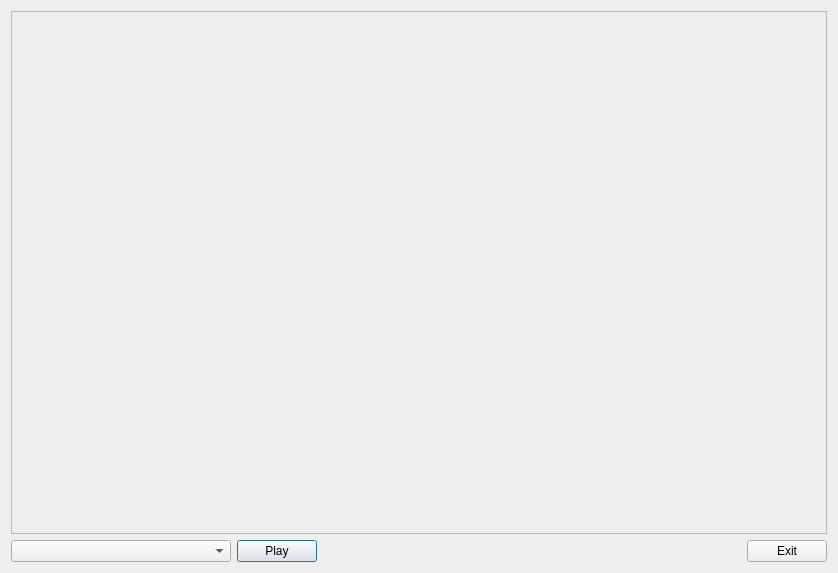
<ui version="4.0" >
 <class>TTPreviewWidget</class>
 <widget class="QDialog" name="TTPreviewWidget" >
  <property name="geometry" >
   <rect>
    <x>0</x>
    <y>0</y>
    <width>838</width>
    <height>573</height>
   </rect>
  </property>
  <property name="sizePolicy" >
   <sizepolicy vsizetype="MinimumExpanding" hsizetype="MinimumExpanding" >
    <horstretch>0</horstretch>
    <verstretch>0</verstretch>
   </sizepolicy>
  </property>
  <property name="minimumSize" >
   <size>
    <width>660</width>
    <height>550</height>
   </size>
  </property>
  <property name="maximumSize" >
   <size>
    <width>6600000</width>
    <height>5500000</height>
   </size>
  </property>
  <property name="windowTitle" >
   <string>TTCut - Preview</string>
  </property>
  <layout class="QGridLayout" >
   <item row="1" column="0" >
    <layout class="QHBoxLayout" >
     <item>
      <widget class="QComboBox" name="cbCutPreview" >
       <property name="sizePolicy" >
        <sizepolicy vsizetype="Fixed" hsizetype="Minimum" >
         <horstretch>0</horstretch>
         <verstretch>0</verstretch>
        </sizepolicy>
       </property>
       <property name="minimumSize" >
        <size>
         <width>220</width>
         <height>0</height>
        </size>
       </property>
       <property name="maximumSize" >
        <size>
         <width>220</width>
         <height>16777215</height>
        </size>
       </property>
      </widget>
     </item>
     <item>
      <widget class="QPushButton" name="pbPlay" >
       <property name="text" >
        <string>Play</string>
       </property>
       <property name="icon" >
        <iconset resource="previewwidget.qrc" >
         <normaloff>:/pixmaps/pixmaps/play_18.xpm</normaloff>:/pixmaps/pixmaps/play_18.xpm</iconset>
       </property>
      </widget>
     </item>
     <item>
      <spacer>
       <property name="orientation" >
        <enum>Qt::Horizontal</enum>
       </property>
       <property name="sizeHint" stdset="0" >
        <size>
         <width>71</width>
         <height>20</height>
        </size>
       </property>
      </spacer>
     </item>
     <item>
      <widget class="QPushButton" name="pbExit" >
       <property name="text" >
        <string>Exit</string>
       </property>
       <property name="icon" >
        <iconset resource="previewwidget.qrc" >
         <normaloff>:/pixmaps/pixmaps/fileclose_18.xpm</normaloff>:/pixmaps/pixmaps/fileclose_18.xpm</iconset>
       </property>
      </widget>
     </item>
    </layout>
   </item>
   <item row="0" column="0" >
    <widget class="QFrame" name="videoFrame" >
     <property name="sizePolicy" >
      <sizepolicy vsizetype="Preferred" hsizetype="Preferred" >
       <horstretch>0</horstretch>
       <verstretch>6</verstretch>
      </sizepolicy>
     </property>
     <property name="frameShape" >
      <enum>QFrame::StyledPanel</enum>
     </property>
     <property name="frameShadow" >
      <enum>QFrame::Sunken</enum>
     </property>
     <layout class="QGridLayout" >
      <property name="margin" >
       <number>2</number>
      </property>
     </layout>
    </widget>
   </item>
  </layout>
 </widget>
 <resources>
  <include location="previewwidget.qrc" />
 </resources>
 <connections/>
</ui>
